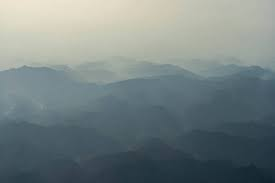
#> input picture Experiment5/image.jpg, 275 x 183 px
$ jupyter execute 'Experiment 5.ipynb'
#> lines starting #> are read from the running program, lines starting #| are printed output that depends on the picture
[cell 1]
import cv2
import numpy as np
from matplotlib import pyplot as plt

[cell 2]
img = cv2.imread("image.jpg", cv2.IMREAD_GRAYSCALE)
#> img: shape (183, 275); min 28, max 229, mean 126.4

[cell 3]
plt.imshow(img, cmap='gray')
plt.axis("off")

[cell 4]
s_min = 0
s_max = 255
r_min = np.min(img)
#> r_min = 28
r_max = np.max(img)
#> r_max = 229

[cell 5]
r_min, r_max
#> Out = (28, 229)

[cell 6]
def histogram_map(img):
  height = img.shape[0]
#> height = 183
  width = img.shape[1]
#> width = 275
  img_hist = list(range(0, 256))
  r = []
  for i in range(height):
    for j in range(width):
      img_hist[img[i, j]]+=1

  return (img_hist)

[cell 7]
count1 = histogram_map(img)
#> count1 = 256 values, max 820 at index 88, min 0 at index 0, mean 324.1

plt.plot(count1, color='c')
plt.xlabel('intensity value')
plt.ylabel('number of pixels')
plt.title('Histogram of the original image')
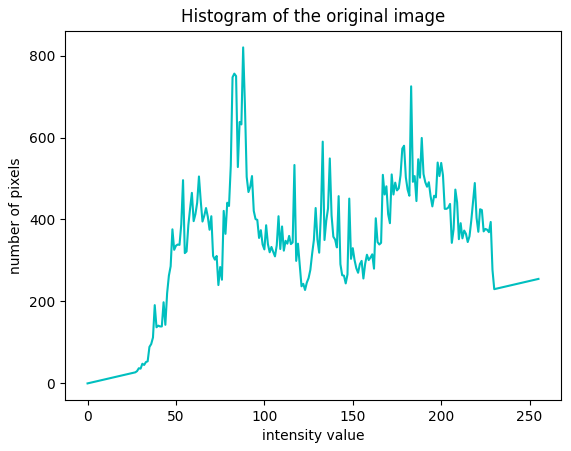
#> figure drawn by matplotlib, 1 panel; curve peaks at x = 88, y = 820

[cell 8]
def stretching(img):
  height = img.shape[0]
#> height = 183
  width = img.shape[1]
#> width = 275
  for i in range(height):
    for j in range(width):
      stretched_img = ((s_max - s_min)/(r_max - r_min))*(img[i, j] - r_min) + s_min
      img[i, j] = stretched_img
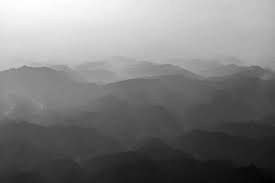
#> img: shape (183, 275); min 0, max 255, mean 124.4
  stretched_img = np.clip(img, 0, 255)
  return img

[cell 9]
new_img = stretching(img)

[cell 10]
plt.imshow(new_img, cmap='gray')
plt.axis('off')

[cell 11]
plt.imshow(img, cmap='gray')
plt.axis('off')

[cell 12]
count2 = histogram_map(new_img)
#> count2 = 256 values, max 808 at index 76, min 2 at index 0, mean 324.1

plt.plot(count1, color="blue")
plt.plot(count2, color="yellow")
plt.legend()
plt.xlabel('intensity value')
plt.ylabel('number of pixels')
plt.title('Histogram of the image')
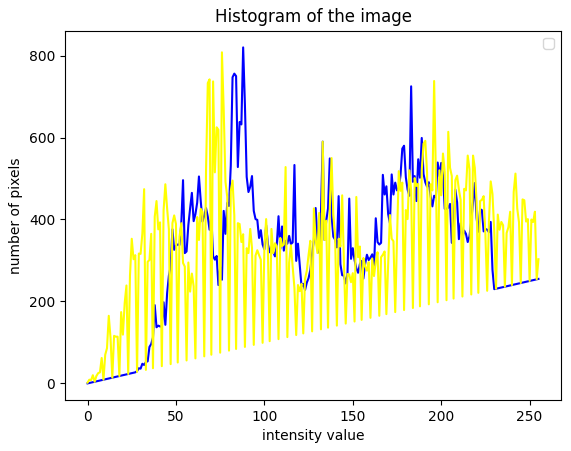
#> figure drawn by matplotlib, 1 panel; curve peaks at x = 88, y = 820; curve peaks at x = 76, y = 808
